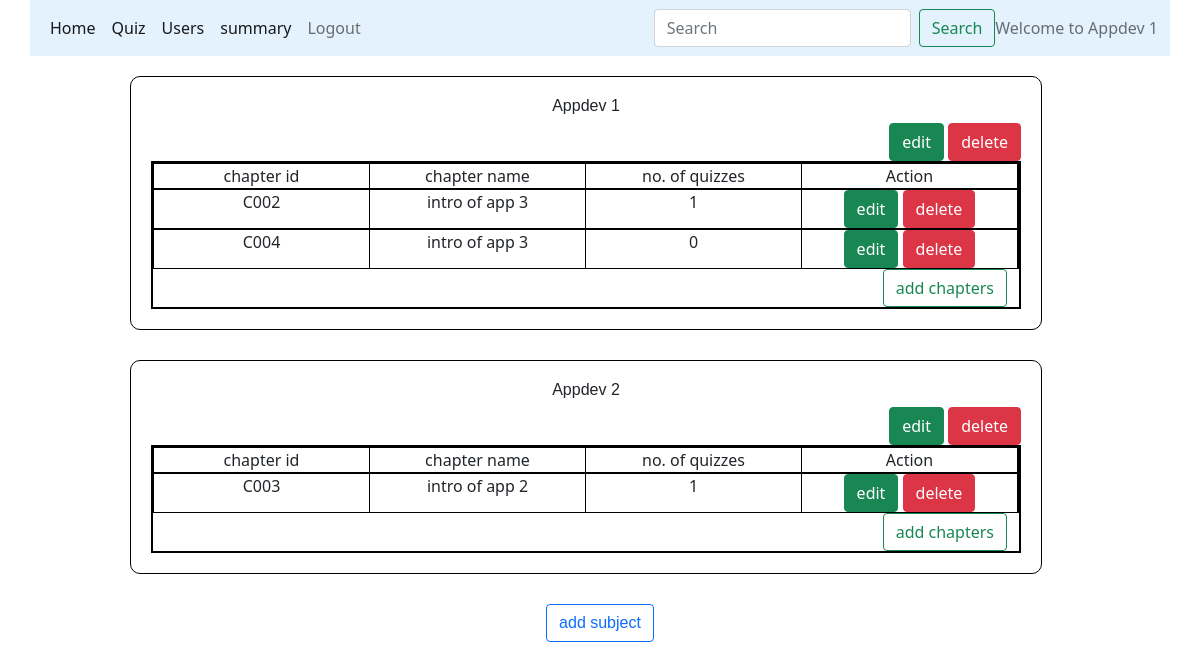
The app's page /admin_dashboard/Appdev 1 with its own data.
### models/database.py (models this page shows)
class Subjects(db.Model):
    __tablename__="Subjects"
    id=db.Column(db.Integer, primary_key=True, autoincrement=True, unique=True)
    name=db.Column(db.String(100), nullable=False)
    description=db.Column(db.String(100), nullable=False)
    chapter=db.relationship("Chapters", backref='Subjects', cascade="all, delete-orphan")

class Chapters(db.Model):
    __tablename__="Chapters"
    id=db.Column(db.Integer, primary_key=True, autoincrement=True,unique=True)
    name=db.Column(db.String(100), nullable=False)
    description=db.Column(db.String(100), nullable=False)
    subject_id=db.Column(db.Integer, db.ForeignKey("Subjects.id", ondelete="CASCADE"), nullable=False)
    quiz=db.relationship('Quizzes', backref="Chapters", cascade="all, delete-orphan")

### controllers/main.py (the view)
@app.route("/admin_dashboard/<name>")
def admin_dashboard(name):
    subjects=Subjects.query.all()
    return render_template("admin_dashboard.html", name=name, subjects=subjects)

### templates/admin_dashboard.html
{%extends "admin_layout.html"%}
{%block content%}
            {%if subjects%}
            <div>
              {%for subject in subjects%}
              <div class="small_form">
                <div style="text-align: right;">
                  <h4 class="center">{{subject.name}}</h4>
                  <a class="btn btn-success" href="/subject/{{subject.id}}/{{name}}" role="button">edit</a>
                  <a class="btn btn-danger" href="/subject/{{subject.id}}/{{name}}/delete" role="button">delete</a>
                </div>
                <div class="container text-center">
                  <div class="row">
                    <div class="col">
                      chapter id
                    </div>
                    <div class="col">
                      chapter name
                    </div>
                    <div class="col">
                     no. of quizzes
                    </div>
                    <div class="col">
                      Action
                    </div>
                  </div>
                  {%if subject.chapter%}
                  {%for chapter in subject.chapter%}
                  <div class="row">
                    <div class="col">
                      C00{{chapter.id}}
                    </div>
                    <div class="col">
                    {{chapter.name}}
                    </div>
                    <div class="col">
                      {{chapter.quiz | length}}
                    </div>
                    <div class="col">
                      <a class="btn btn-success" href="/edit/{{subject.id}}/{{chapter.id}}/{{name}}" role="button">edit</a>
                      <a class="btn btn-danger" href="/chapter/{{chapter.id}}/{{name}}/delete" role="button">delete</a>
                    </div>
                  </div>
                  {%endfor%}
                  {%else%}
                  <div>
                    <h5>no chapter added yet</h5>
                  </div>
                  {%endif%}
                  <div style="text-align: right;">
                    <a class="btn btn-outline-success" href="/new_chapter/{{subject.id}}/{{name}}" role="button">add chapters</a>
                  </div>
                </div>
              </div>
              {%endfor%}
              {%else%}
              <div>
                <h4>No Subject added till now</h4>
              </div>
              {%endif%}
              <div class="center">
                <a class="btn btn-outline-primary" href="/new_subject/{{name}}" role="button">add subject</a>
              </div>
            </div>
{%endblock%}

### templates/admin_layout.html (shortened to what this page needs)
<!DOCTYPE html>
<html>
<head>
    <link rel="stylesheet" href="\static\main.css">
    <link href="https://cdn.jsdelivr.net/npm/bootstrap@5.0.2/dist/css/bootstrap.min.css" rel="stylesheet">
</head>
<body>
  <div style="width: 95%; margin-left: 30px;">
    <nav class="navbar navbar-expand-lg navbar-light" style="background-color: #e3f2fd;">
      <div class="container-fluid">
        <div class="collapse navbar-collapse" id="navbarText">
          <ul class="navbar-nav me-auto mb-2 mb-lg-0">
            <li class="nav-item">
              <a class="nav-link active" aria-current="page" href="/admin_dashboard/{{name}}">Home</a>
            </li>
            <li class="nav-item">
              <a class="nav-link active" aria-current="page" href="/quiz_management/{{name}}">Quiz</a>
            </li>
            <li class="nav-item">
              <a class="nav-link active" aria-current="page" href="/users/{{name}}">Users</a>
            </li>
            <li class="nav-item">
              <a class="nav-link active" aria-current="page" href="/admin_summary/{{name}}">summary</a>
            </li>
            <li class="nav-item">
              <a class="nav-link" href="/login">Logout</a>
            </li>
          </ul>
          <form class="d-flex" method="POST" action="/search/{{name}}">
            <input class="form-control me-2" type="search" placeholder="Search" aria-label="Search" name="admin_search" id="admin_search">
            <button class="btn btn-outline-success" type="submit">Search</button>
          </form>
          <span class="navbar-text">
            Welcome to {{name}}
          </span>
        </div>
      </div>
    </nav>
    {%block content%}{%endblock%}
  </div>
</body>
</html>

### static/main.css (style rules this page uses)
* { margin: 0px; }
.container { border: 2px solid black; width: 180%; }
.small_form { border: 1px solid black; width: 80%; height: auto; margin-top: 20px; padding: 20px; border-radius: 10px; margin-left: 100px; margin-bottom: 30px; padding-bottom: 20px; }
.row { border: 1px solid black; }
.col { border-right: 1px solid black; }
.center { text-align: center; font: 1em sans-serif; }

### records on screen
Subjects: name "Appdev 1"
Chapters: id "2", name "intro of app 3", quiz|length "1"
Chapters: id "4", name "intro of app 3", quiz|length "0"
Subjects: name "Appdev 2"
Chapters: id "3", name "intro of app 2", quiz|length "1"
